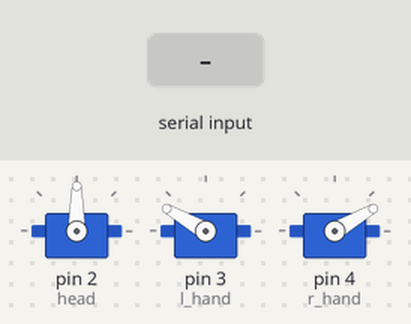
The sketch below on a simulated Arduino Uno, built with avr-gcc and run on an emulated ATmega328P. On the bench: 3 × servo. The inputs (shaded band) are chosen by the test bench.

Above: at 1.2 s.
1.3 s: "h" received over Serial
At 1.76 s:
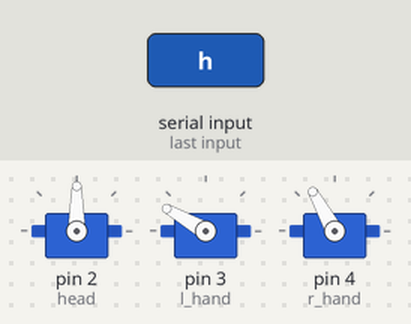
4.3 s: "p" received over Serial
7.3 s: "u" received over Serial
At 8.3 s:
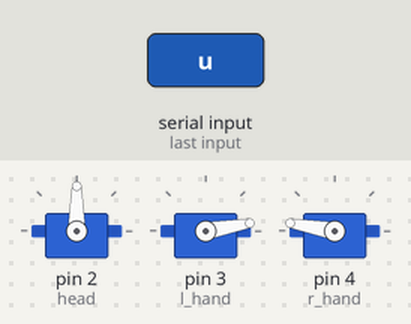
10.3 s: "l" received over Serial
At 12.8 s:
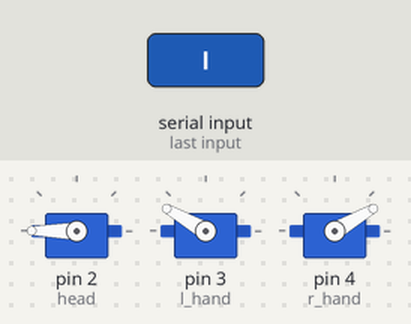
13.3 s: "U" received over Serial
At 14.82 s:
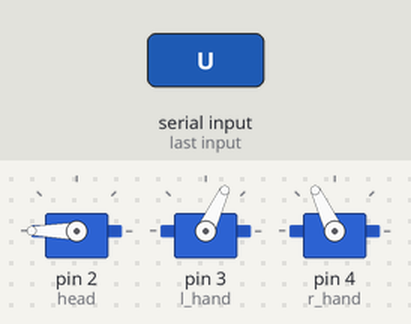
16.3 s: "s" received over Serial
At 18.85 s:
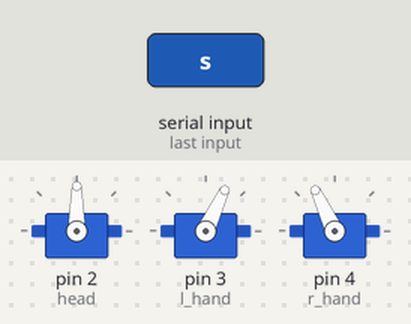
Timing chart, 0 to 23.1 s (numbered marks = the images above; inputs shaded):
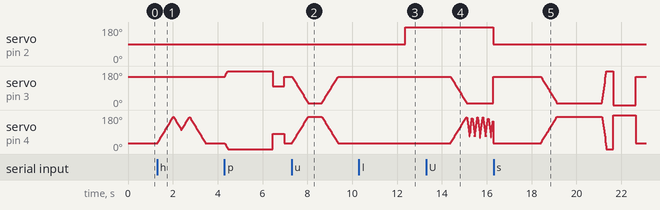

The sketch:

motor_control.ino
```cpp
// (licence header left out)
#include<Servo.h>

Servo head;
Servo l_hand;
Servo r_hand;

// define sonar sensor's pins
int trig = 4;
int echo = 5;

// received data
byte val = "";

void setup() {
  // put your setup code here, to run once:
  head.attach(2);
  l_hand.attach(3);
  r_hand.attach(4);

  Serial.begin(9600); // for communicating via serial port with Python
}

void standby(){
  // all motors to these positions
  head.write(90);
  int r_pos = 30;
  int l_pos = map(r_pos, 0, 180, 180, 0);

  l_hand.write(l_pos);
  r_hand.write(r_pos);
}

void hi(){
  // all motors to these positions
  head.write(90);

  int i = 0;
  for(i=30; i<= 170; i++){
    r_hand.write(i);
    delay(5);
  }

  for(i=170; i>= 100; i--){
    r_hand.write(i);
    delay(5);
  }

  for(i=100; i<= 170; i++){
    r_hand.write(i);
    delay(5);
  }

  for(i=170; i>= 30; i--){
    r_hand.write(i);
    delay(5);
  }

  standby();
}

void hands_up(){
  // do this on every command (nothing much just move hands a bit)

  //head.write(150);
  //delay(300);
  //head.write(90);

  int i = 0;
  for(i=30; i<= 170; i++){
    int r_pos = i;
    int l_pos = map(r_pos, 0, 180, 180, 0);

    l_hand.write(l_pos);
    r_hand.write(r_pos);
    delay(5);
  }

  delay(600);

  for(i=170; i>= 30; i--){
    int r_pos = i;
    int l_pos = map(r_pos, 0, 180, 180, 0);

    l_hand.write(l_pos);
    r_hand.write(r_pos);
    delay(5);
  }

}

void weight_lift(){
  // lift weight using both hands
  int i = 0;
  for(i=30; i<= 170; i++){
    int r_pos = i;
    int l_pos = map(r_pos, 0, 180, 180, 0);

    l_hand.write(l_pos);
    r_hand.write(r_pos);
    delay(5);
  }

  for(int count=0; count<=4; count++){
    for(i=170; i>= 60; i--){
      int r_pos = i;
      int l_pos = map(r_pos, 0, 180, 180, 0);

      l_hand.write(l_pos);
      r_hand.write(r_pos);
      delay(5);
      }

    for(i=60; i<= 170; i++){
      int r_pos = i;
      int l_pos = map(r_pos, 0, 180, 180, 0);

      l_hand.write(l_pos);
      r_hand.write(r_pos);
      delay(5);
      }
    }

  for(i=170; i>= 30; i--){
    int r_pos = i;
    int l_pos = map(r_pos, 0, 180, 180, 0);

    l_hand.write(l_pos);
    r_hand.write(r_pos);
    delay(5);
  }
}

void excited(){
  return;
}

void look_left(){
  // rotate hed to left
  head.write(180);
}

void confused(){

  for(int count=0; count<=1; count++){
    head.write(30);
    r_hand.write(170);
    delay(700);
    r_hand.write(30);
    head.write(120);
    l_hand.write(30);
    delay(700);
    l_hand.write(160);
    }
  standby();
}

void double_punch(){
  // do a punch
  int i = 0;
  for(i=30; i>= 0; i--){
      int r_pos = i;
      int l_pos = map(r_pos, 0, 180, 180, 0);

      l_hand.write(l_pos);
      r_hand.write(r_pos);
      delay(5);
      }
  delay(2000);

  int r_pos = 80;
  int l_pos = map(r_pos, 0, 180, 180, 0);
  l_hand.write(l_pos);
  r_hand.write(r_pos);
  delay(500);
  standby();
}

void r_upper_cut(){
  // make right upper-cut
  int i = 0;
  for(i=30; i<= 170; i++){
    int r_pos = i;
    int l_pos = map(r_pos, 0, 180, 180, 0);

    l_hand.write(l_pos);
    r_hand.write(r_pos);
    delay(5);
  }

  for(int count=0; count<=4; count++){
    int i = 0;
    for(i=170; i>= 60; i--){
      r_hand.write(i);
      delay(1);
      }

    for(i=60; i<= 170; i++){
      r_hand.write(i);
      delay(1);
      }
    }
   standby();
   delay(100);
}

void smash(){
  // smash things
  int i = 0;
  for(i=30; i<= 170; i++){
    int r_pos = i;
    int l_pos = map(r_pos, 0, 180, 180, 0);

    l_hand.write(l_pos);
    r_hand.write(r_pos);
    delay(5);
  }
  delay(2000);
  for(i=170; i>= 0; i--){
    int r_pos = i;
    int l_pos = map(r_pos, 0, 180, 180, 0);

    l_hand.write(l_pos);
    r_hand.write(r_pos);
    delay(1);
  }
  delay(300);
  int r_pos = 180;
  int l_pos = map(r_pos, 0, 180, 180, 0);

  l_hand.write(l_pos);
  r_hand.write(r_pos);
  delay(1000);
  standby();
}

void eye_detect(){
  // do something if eye sensor detect motion
  return;
}

void loop() {
  // put your main code here, to run repeatedly:
  standby();

  while(Serial.available() > 0)  //look for serial data available or not
  {
    val = Serial.read();        //read the serial value

    if(val == 'h'){
      // do hi
       hi();
    }
    if(val == 'p'){
      // do hi
       double_punch();
    }
    if(val == 'u'){
      hands_up();
      delay(3000);
    }
    if(val == 'l'){
      standby();
      look_left();
      delay(2000);
    }
    if(val == 'U'){
      // uppercut
      r_upper_cut();
      delay(2000);
    }
    if(val == 's'){
      smash();
      delay(2000);
    }
  }
}
```

Measured:
- after the input at 7.3 s, servo on pin 4 (r_hand): rises from 30° to 170° in 0.73 s, then falls to 30° in 1.3 s
- after the input at 10.3 s, servo on pin 2 (head): 90° → 180° after 2.1 s
